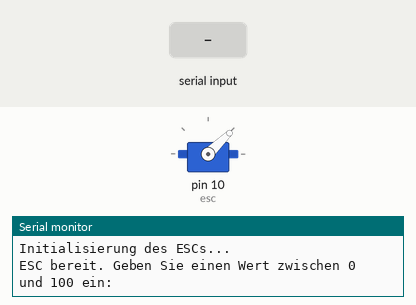
This sketch was run on a simulated Arduino Uno, built with avr-gcc and run on an emulated ATmega328P. Shown: servo, the last lines printed to the serial monitor. The inputs (shaded band) are chosen by the test bench.

Above: at 3.2 s.
3.3 s: "90,45\n" received over Serial
At 3.9 s:
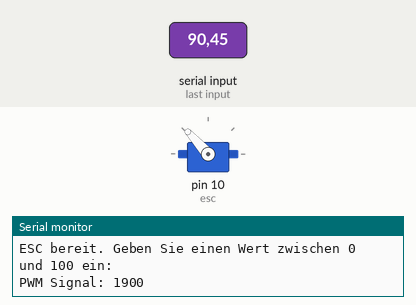
4.8 s: "30,150\n" received over Serial
At 5.1 s:
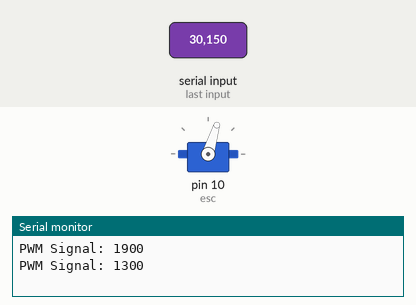
6.3 s: "90\n" received over Serial
At 7.3 s:
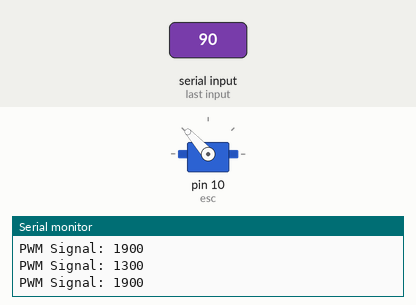
Timing chart, 0 to 9.3 s (numbered marks = the images above; inputs shaded):
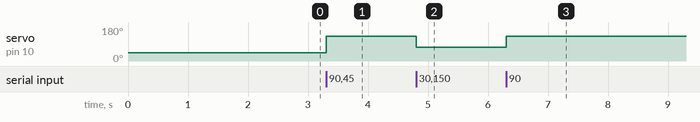

Measured:
- after the input at 3.3 s, servo on pin 10 (esc): 44° → 132° at once
- after the input at 4.8 s, servo on pin 10 (esc): 132° → 73° at once
- after the input at 6.3 s, servo on pin 10 (esc): 73° → 132° at once

The sketch:

ESC_code.ino
```cpp
#include <Servo.h>

Servo esc;  // Erstellen eines Servo-Objekts

void setup() {
  esc.attach(10);  // ESC an Pin 10 anschließen

  // Serielle Kommunikation startenpor
  Serial.begin(9600);
  Serial.println("Initialisierung des ESCs...");

  // Initialisieren: Minimalwert (1000 µs) für 2 Sekunden
  esc.writeMicroseconds(1000);
  delay(2000);

  Serial.println("ESC bereit. Geben Sie einen Wert zwischen 0 und 100 ein:");
}

void loop() {
  if (Serial.available() > 0) {
    String input = Serial.readStringUntil('\n');
    int value = input.toInt();

    if (value >= 0 && value <= 100) {
      // Wert von 0-100 in den Bereich 1000-2000 µs umwandeln
      int pwmValue = map(value, 0, 100, 1000, 2000);
      esc.writeMicroseconds(pwmValue);

      Serial.print("PWM Signal: ");
      Serial.println(pwmValue);
    } else {
      Serial.println("Bitte geben Sie einen Wert zwischen 0 und 100 ein.");
    }
  }
}
```
